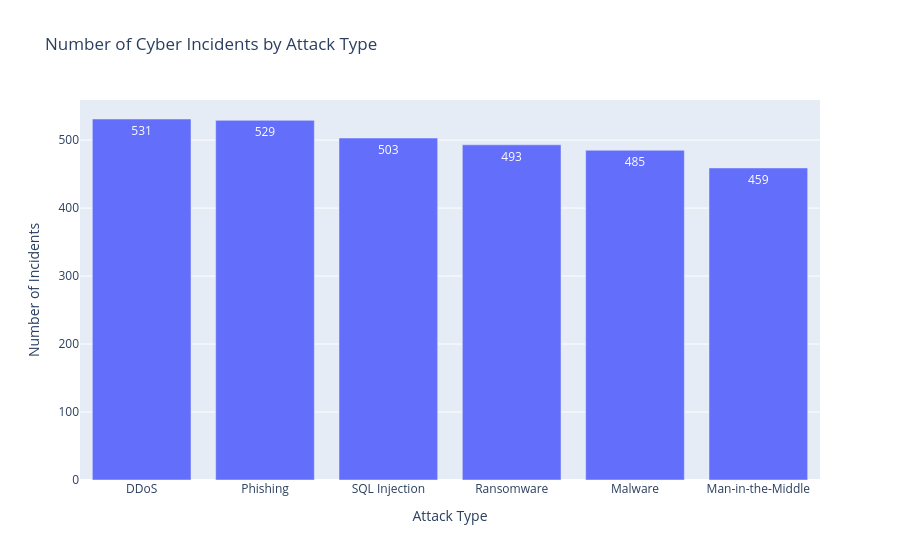

Notebook cell for this chart:
### Code cell
fig = px.bar(
    attack_counts,
    x="Attack Type",
    y="Number of Incidents",
    title="Number of Cyber Incidents by Attack Type",
    text="Number of Incidents"
)

fig.show()

### Figure 1 — Plotly figure (JSON) as saved in the notebook; plotly's stock layout.template omitted (floating-point values rounded to 4 significant figures)
{"data": [{"hovertemplate": "Attack Type=%{x}<br>Number of Incidents=%{text}<extra></extra>", "legendgroup": "", "marker": {"color": "#636efa", "pattern": {"shape": ""}}, "name": "", "orientation": "v", "showlegend": false, "text": [531.0, 529.0, 503.0, 493.0, 485.0, 459.0], "textposition": "auto", "type": "bar", "x": ["DDoS", "Phishing", "SQL Injection", "Ransomware", "Malware", "Man-in-the-Middle"], "xaxis": "x", "y": [531, 529, 503, 493, 485, 459], "yaxis": "y"}], "layout": {"barmode": "relative", "legend": {"tracegroupgap": 0}, "title": {"text": "Number of Cyber Incidents by Attack Type"}, "xaxis": {"anchor": "y", "domain": [0, 1], "title": {"text": "Attack Type"}}, "yaxis": {"anchor": "x", "domain": [0, 1], "title": {"text": "Number of Incidents"}}}}
